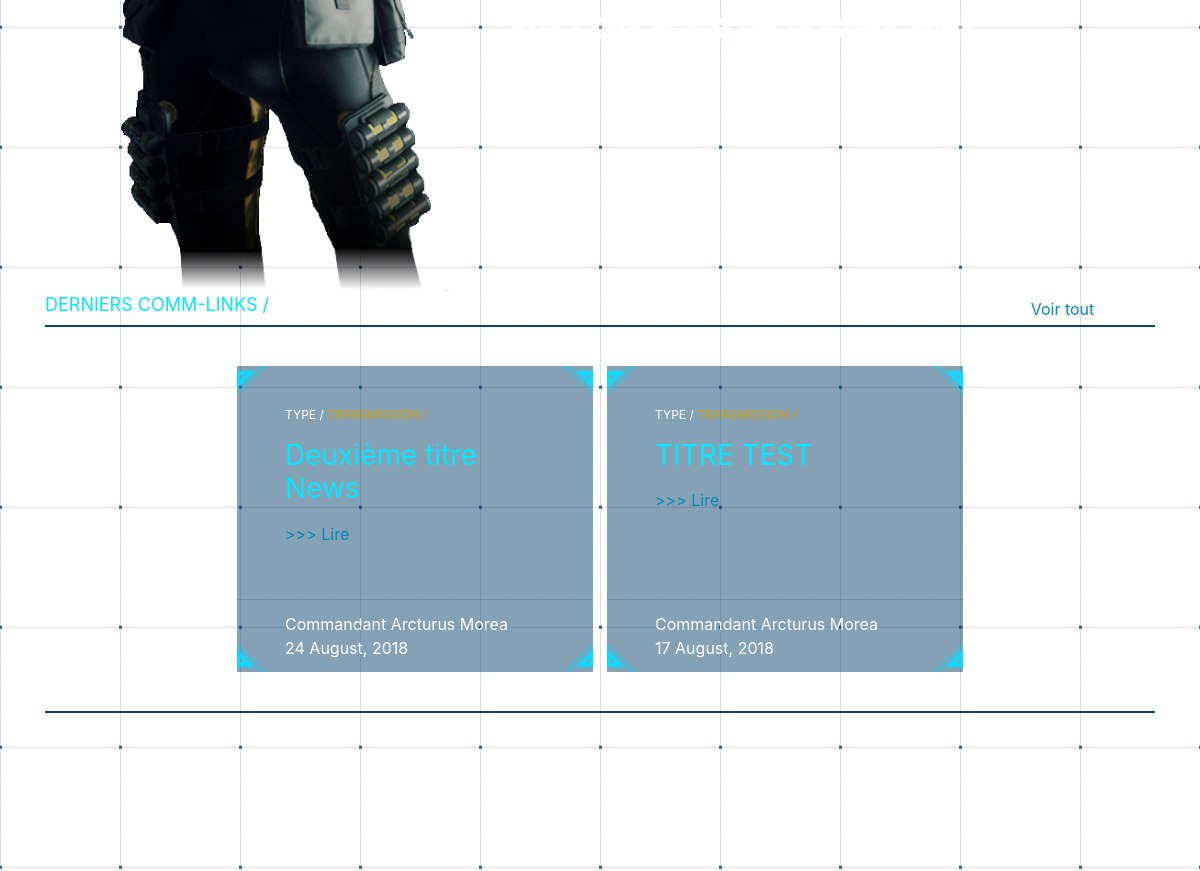
The app's page / (middle part), older data.
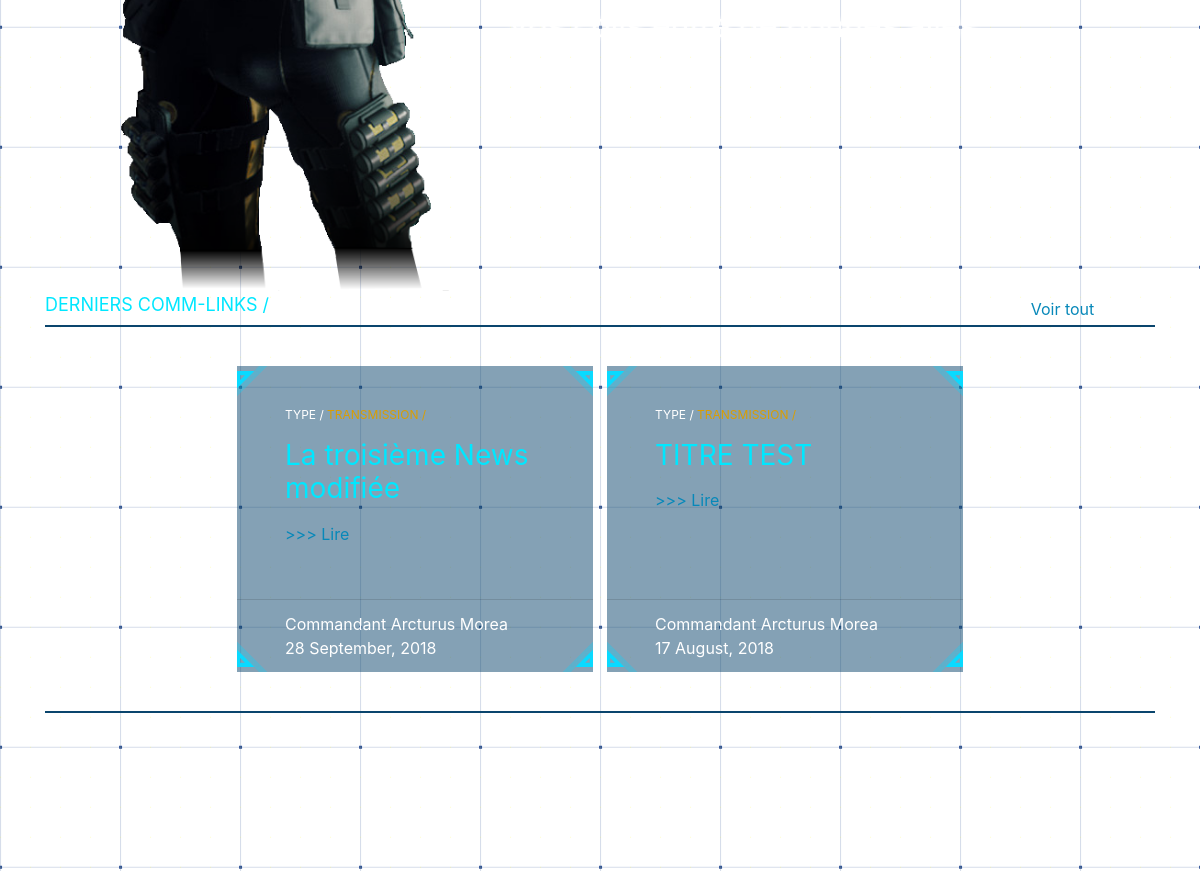
The same page, newer data.
### tables this page shows
CREATE TABLE IF NOT EXISTS `news` (
  `id` int(10) UNSIGNED NOT NULL AUTO_INCREMENT,
  `pseudo_id` int(10) UNSIGNED NOT NULL,
  `title` varchar(100) NOT NULL,
  `content_news` text NOT NULL,
  `dateAdd_news` datetime NOT NULL,
  `dateEdit_news` datetime DEFAULT NULL,
  PRIMARY KEY (`id`),
  KEY `fk_user_id` (`pseudo_id`)
);

CREATE TABLE IF NOT EXISTS `ranks` (
  `id` smallint(5) UNSIGNED NOT NULL AUTO_INCREMENT,
  `rank` varchar(10) NOT NULL,
  PRIMARY KEY (`id`)
);

CREATE TABLE IF NOT EXISTS `users` (
  `id` int(10) UNSIGNED NOT NULL AUTO_INCREMENT,
  `pseudo` varchar(50) NOT NULL,
  `password` char(255) NOT NULL,
  `rank_id` smallint(5) UNSIGNED NOT NULL DEFAULT '4',
  PRIMARY KEY (`id`),
  UNIQUE KEY `pseudo` (`pseudo`) USING BTREE,
  KEY `fk_rank_id` (`rank_id`)
);

### Model/NewsManagerPDO.php (called while the page is built, shortened)
<?php
class NewsManagerPDO extends NewsManager
{
    protected $db;
    public function __construct(PDO $db)
    {
        $this->db = $db;
    }
    public function getHome()
    {
        $request = $this->db->query(
            'SELECT n.id id_news, u.pseudo pseudo_user, r.rank rank_user, title, content_news, dateAdd_news, dateEdit_news
			FROM news n
			INNER JOIN users u
			ON n.pseudo_id = u.id
			INNER JOIN ranks r
			ON u.rank_id = r.id
			ORDER BY dateEdit_news DESC
			LIMIT 0, 6');
        $request->setFetchMode(PDO::FETCH_CLASS | PDO::FETCH_PROPS_LATE, 'News');
        $newsHome = $request->fetchAll();
        return $newsHome;
    }
}

### Model/Entity/News.php (called while the page is built, shortened)
<?php
class News
{
    private $id_news;
    private $pseudo_user;
    private $rank_user;
    private $title;
    private $dateAdd_news;
    private $dateEdit_news;
    public function id_news()
    {
        return $this->id_news;
    }
    public function pseudo_user()
    {
        return $this->pseudo_user;
    }
    public function rank_user()
    {
        return $this->rank_user;
    }
    public function title()
    {
        return $this->title;
    }
    public function dateAdd_news()
    {
        return $this->dateAdd_news;
    }
    public function dateEdit_news()
    {
        return $this->dateEdit_news;
    }
    public function setDateAdd_news(DateTime $dateAdd_news)
    {
        $this->dateAdd_news = $dateAdd_news;
    }
    public function setDateEdit_news(DateTime $dateEdit_news)
    {
        $this->dateEdit_news = $dateEdit_news;
    }
}

### View/home.php (the view, shortened to what this page needs)
    <section>
        <div class="container flipboard-boxes">
            <div class="row">
                <div class="col-lg-5">
                    <img class="img-body" src="Public/Images/arcturus-body.png">
                </div>
                <div class="col-lg-7 align-text-center">
                    <h1 class="neon">ARCTURUS <br>MOREA <br>TRANSPORT <br>INTERGALACTIC</h1><br>
                    <h2 class="neon">Vos colis entre de bonnes ailes</h2>
                </div>
            </div>
        </div>
    </section>
    <section>
        <div class="container">
            <div class="row title-home">
                <div class="col-sm-8 col-md-6 col-lg-5 title-home-text">
                    DERNIERS COMM-LINKS /
                </div>
                <div class="col-sm col-md col-lg-5">
                </div>
                <div class="col-sm-2 col-md-2 col-lg-2 title-home-btn">
                    <a class="title-home-link" href="index.php?action=newsList">Voir tout</a>
                </div>
            </div>
            <div class="row">
                <div class="col-lg-12 flipboard-boxes flipboard-latest-news">
                    <div class="row justify-content-center">
                        <?php
                        foreach ($newsHome as $news) { ?>
                            <div class="col-lg-4 card-latestnews">
                                <div class="card-latestnews-body">
                                    <div id="upper_left-news"></div>
                                    <div id="upper_right-news"></div>
                                    <div id="lower_left-news"></div>
                                    <div id="lower_right-news"></div>
                                    <h4 class="card-latestnews-subtitle">TYPE / <span class="type-group">TRANSMISSION /</span></h4>
                                    <h3 class="card-latestnews-title"><?php echo htmlspecialchars($news->title()); ?></h3>
                                    <p class="card-latestnews-text">
                                        <?php echo '<a class="card-link" href="index.php?action=news&amp;id=' . htmlspecialchars($news->id_news()) . '">>>> Lire</a>'; ?>
                                    </p>
                                </div>
                                <div class="card-latestnews-footer">
                                    <?php
                                    echo htmlspecialchars($news->rank_user()) . ' ';
                                    echo htmlspecialchars($news->pseudo_user()); ?><br>
                                    <?php echo htmlspecialchars($news->dateAdd_news()->format('d F, Y')); ?>
                                </div>
                            </div>
                        <?php } ?>
                    </div>
                </div>
            </div>
        </div>
    </section>
<?php $content = ob_get_clean();
if (empty($pageLayoutHomeHome)) {
    $pageLayoutHome = 'layoutHome';
    $pageLayoutHome = trim($pageLayoutHome . '.php');
}
$pageLayoutHome = str_replace('../', 'protect', $pageLayoutHome);
$pageLayoutHome = str_replace('..\\', 'protect', $pageLayoutHome);
$pageLayoutHome = str_replace(';', 'protect', $pageLayoutHome);
$pageLayoutHome = str_replace('%', 'protect', $pageLayoutHome);
if (preg_match('/admin/', $pageLayoutHome)) {
    throw new Exception('Cette zone est réservée au personnel abilité uniquement');
} else {
    $pageLayoutHome = 'View/Layout/' . $pageLayoutHome;
    if (file_exists($pageLayoutHome) && $pageLayoutHome != 'index.php') {
        require($pageLayoutHome);
    } else {
        throw new Exception('Vous naviguez dans l\'espace inconnu, il n\'y a rien dans cette zone...');
    }
}

### index.php (shortened to what this page needs)
<?php
try {
    if (isset($_GET['action'])) {
        if ($_GET['action'] == 'home') {
            if (isset($_POST['username']) AND isset($_POST['password'])) {
                connexion();
            }
            home();
        } elseif ($_GET['action'] == 'newsList') {
            if (isset($_POST['username']) AND isset($_POST['password'])) {
                connexion();
            }
            newsList();
        } elseif ($_GET['action'] == 'news') {
            if (isset($_GET['id']) AND $_GET['id'] > 0) {
                if (isset($_POST['username']) AND isset($_POST['password'])) {
                    connexion();
                }
                news();
                if (isset($_POST['addCommentary'])) {
                    addComment();
                }
            } else {
                throw new Exception('Erreur : L\'identifiant du saut quantum n\'a pas été envoyé');
            }
        } elseif ($_GET['action'] == 'inscription') {
            if (isset($_POST['username']) AND isset($_POST['password'])) {
                connexion();
            }
            if (isset($_POST['username']) AND isset($_POST['newpassword'])) {
                addUser();
            }
            inscription();
        } elseif ($_GET['action'] == 'contact') {
            if (isset($_POST['emailContact']) AND isset($_POST['subjectContact']) AND isset($_POST['messageContact'])) {
                sendMessage();
            }
            else {
                if (isset($_POST['username']) AND isset($_POST['password'])) {
                    connexion();
                }
                contact();
            }
        } else {
            throw new Exception('Erreur : L\'URL a détecté une anomalie interne');
        }
    } else {
        home();
    }
} catch (Exception $e) {
    $errorMessage = $e->getMessage();
    if (empty($pageErrorView)) {
        $pageErrorView = 'errorView';
        $pageErrorView = trim($pageErrorView . '.php');
    }
    $pageErrorView = str_replace('../', 'protect', $pageErrorView);
    $pageErrorView = str_replace(';', 'protect', $pageErrorView);
    $pageErrorView = str_replace('%', 'protect', $pageErrorView);
    if (preg_match('/admin/', $pageErrorView)) {
        throw new Exception('Cette zone est réservée au personnel abilité uniquement');
    } else {
        $pageErrorView = "Error/" . $pageErrorView;
        if (file_exists($pageErrorView) AND $pageErrorView != 'index.php') {
            require($pageErrorView);
        } else {
            throw new Exception('Vous naviguez dans l\'espace inconnu, il n\'y a rien dans cette zone...');
        }
    }
}

### Controller/frontController.php (shortened to what this page needs)
<?php
function home()
{
    $db = DBFactory::getMysqlConnexionWithPDO();
    $homeManager = new NewsManagerPDO($db);
    $newsHome = $homeManager->getHome();
    if (empty($pageHome)) {
        $pageHome = 'home';
        $pageHome = trim($pageHome . '.php');
    }
    $pageHome = str_replace('../', 'protect', $pageHome);
    $pageHome = str_replace('..\\', 'protect', $pageHome);
    $pageHome = str_replace(';', 'protect', $pageHome);
    $pageHome = str_replace('%', 'protect', $pageHome);
    if (preg_match('/admin/', $pageHome)) {
        throw new Exception('Cette zone est réservée au personnel abilité uniquement');
    } else {
        $pageHome = 'View/' . $pageHome;
        if (file_exists($pageHome) AND $pageHome != 'index.php') {
            require($pageHome);
        } else {
            throw new Exception('Vous naviguez dans l\'espace inconnu, il n\'y a rien dans cette zone...');
        }
    }
}

### View/Layout/layoutHome.php (shortened to what this page needs)
<!DOCTYPE html>
<html lang="fr" xmlns="http://www.w3.org/1999/html">
<head>
    <link href="Public/Css/bootstrap.css" rel="stylesheet">
    <link href="https://cdnjs.cloudflare.com/ajax/libs/open-iconic/1.1.1/font/css/open-iconic-bootstrap.min.css"
          rel="stylesheet">
</head>
<body class="home-bg">
<?= $content ?>
</body>
</html>

Row changes from the older to the newer data that the page shows:
removed news: title "Deuxième titre News", ranks.rank "Commandant", pseudo.pseudo "Arcturus Morea", format "24 August, 2018"
added news: title "La troisième News modifiée", ranks.rank "Commandant", pseudo.pseudo "Arcturus Morea", format "28 September, 2018"
